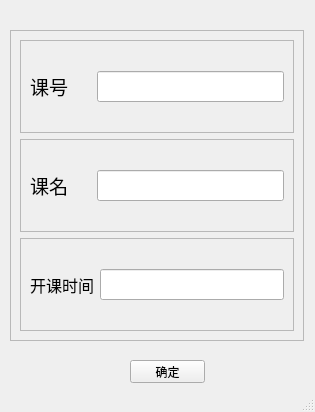
<?xml version="1.0" encoding="UTF-8"?>
<ui version="4.0">
 <class>MainWindow</class>
 <widget class="QMainWindow" name="MainWindow">
  <property name="geometry">
   <rect>
    <x>0</x>
    <y>0</y>
    <width>315</width>
    <height>412</height>
   </rect>
  </property>
  <property name="windowTitle">
   <string>添加课程</string>
  </property>
  <widget class="QWidget" name="centralwidget">
   <widget class="QFrame" name="frame_4">
    <property name="geometry">
     <rect>
      <x>10</x>
      <y>30</y>
      <width>294</width>
      <height>311</height>
     </rect>
    </property>
    <property name="frameShape">
     <enum>QFrame::StyledPanel</enum>
    </property>
    <property name="frameShadow">
     <enum>QFrame::Raised</enum>
    </property>
    <layout class="QVBoxLayout" name="verticalLayout">
     <item>
      <widget class="QFrame" name="frame">
       <property name="frameShape">
        <enum>QFrame::StyledPanel</enum>
       </property>
       <property name="frameShadow">
        <enum>QFrame::Raised</enum>
       </property>
       <layout class="QHBoxLayout" name="horizontalLayout">
        <item>
         <widget class="QLabel" name="label">
          <property name="minimumSize">
           <size>
            <width>61</width>
            <height>31</height>
           </size>
          </property>
          <property name="font">
           <font>
            <family>微软雅黑</family>
            <pointsize>14</pointsize>
           </font>
          </property>
          <property name="text">
           <string>课号</string>
          </property>
         </widget>
        </item>
        <item>
         <widget class="QLineEdit" name="course_id_line">
          <property name="minimumSize">
           <size>
            <width>161</width>
            <height>31</height>
           </size>
          </property>
         </widget>
        </item>
       </layout>
      </widget>
     </item>
     <item>
      <widget class="QFrame" name="frame_2">
       <property name="frameShape">
        <enum>QFrame::StyledPanel</enum>
       </property>
       <property name="frameShadow">
        <enum>QFrame::Raised</enum>
       </property>
       <layout class="QHBoxLayout" name="horizontalLayout_2">
        <item>
         <widget class="QLabel" name="label_2">
          <property name="minimumSize">
           <size>
            <width>61</width>
            <height>31</height>
           </size>
          </property>
          <property name="font">
           <font>
            <family>微软雅黑</family>
            <pointsize>14</pointsize>
           </font>
          </property>
          <property name="text">
           <string>课名</string>
          </property>
         </widget>
        </item>
        <item>
         <widget class="QLineEdit" name="course_name_line">
          <property name="minimumSize">
           <size>
            <width>161</width>
            <height>31</height>
           </size>
          </property>
         </widget>
        </item>
       </layout>
      </widget>
     </item>
     <item>
      <widget class="QFrame" name="frame_3">
       <property name="font">
        <font>
         <family>Arial</family>
         <pointsize>14</pointsize>
        </font>
       </property>
       <property name="frameShape">
        <enum>QFrame::StyledPanel</enum>
       </property>
       <property name="frameShadow">
        <enum>QFrame::Raised</enum>
       </property>
       <layout class="QHBoxLayout" name="horizontalLayout_3">
        <item>
         <widget class="QLabel" name="label_3">
          <property name="minimumSize">
           <size>
            <width>61</width>
            <height>31</height>
           </size>
          </property>
          <property name="font">
           <font>
            <family>微软雅黑</family>
            <pointsize>12</pointsize>
           </font>
          </property>
          <property name="text">
           <string>开课时间</string>
          </property>
         </widget>
        </item>
        <item>
         <widget class="QLineEdit" name="course_time_line">
          <property name="minimumSize">
           <size>
            <width>161</width>
            <height>31</height>
           </size>
          </property>
         </widget>
        </item>
       </layout>
      </widget>
     </item>
    </layout>
   </widget>
   <widget class="QPushButton" name="submit_button">
    <property name="geometry">
     <rect>
      <x>130</x>
      <y>360</y>
      <width>75</width>
      <height>23</height>
     </rect>
    </property>
    <property name="text">
     <string>确定</string>
    </property>
   </widget>
  </widget>
  <widget class="QStatusBar" name="statusbar"/>
 </widget>
 <resources/>
 <connections/>
</ui>
